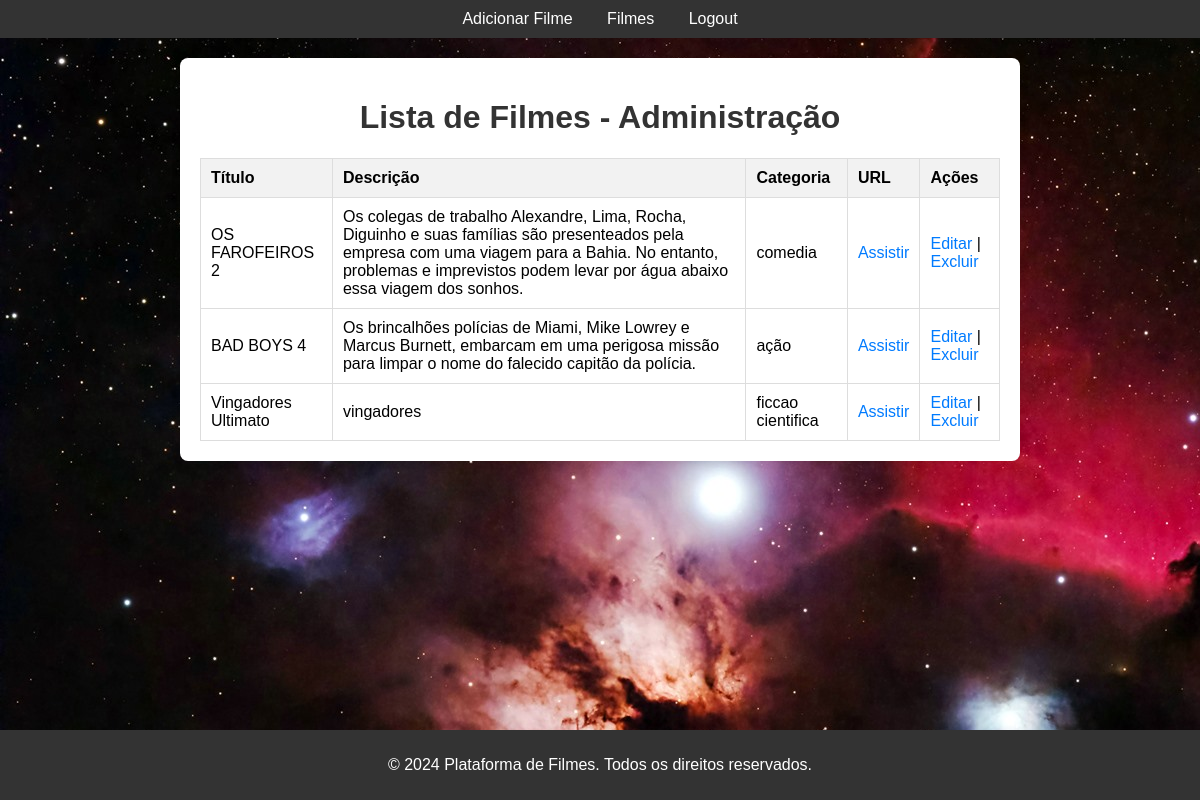
The app's page /Trabalho_filmes/admin/filmes.php (signed in) with its own data.
### tables this page shows
CREATE TABLE `filmes` (
  `id` int(11) NOT NULL,
  `titulo` varchar(100) NOT NULL,
  `descricao` text NOT NULL,
  `categoria` varchar(100) NOT NULL,
  `url` varchar(250) NOT NULL
);

### Trabalho_filmes/admin/filmes.php (the view, shortened to what this page needs)
<?php
include('../conexao.php');
$sql = "SELECT * FROM filmes";
$result = $conn->query($sql);
?>
<!DOCTYPE html>
<html lang="pt-br">
<head>
    <link rel="stylesheet" href="../css/style.css">
</head>
<body style="background-image: url(../admin/_background3.jpg);">
        <header>
            <nav>
                <ul>
                    <?php if (isset($_SESSION['tipo']) && $_SESSION['tipo'] == 'adm'): ?>
                        <li><a href="/Trabalho_filmes/admin/adicionar_filme.php">Adicionar Filme</a></li>
                    <?php endif; ?>
                    <li><a href="/Trabalho_filmes/admin/filmes.php">Filmes</a></li>
                    <?php if (isset($_SESSION['id'])): ?>
                        <li><a href="/Trabalho_filmes/login.php">Logout</a></li>
                    <?php else: ?>
                        <li><a href="/Trabalho_filmes/login.php">Login</a></li>
                        <li><a href="/Trabalho_filmes/cadastro.php">Cadastro</a></li>
                    <?php endif; ?>
                </ul>
            </nav>
        </header>
        <footer>
        <p>&copy; 2024 Plataforma de Filmes. Todos os direitos reservados.</p>
        </footer>
    <div class="container">
        <h1>Lista de Filmes - Administração</h1>
        <table>
            <tr>
                <th>Título</th>
                <th>Descrição</th>
                <th>Categoria</th>
                <th>URL</th>
                <th>Ações</th>
            </tr>
            <?php
            if ($result->num_rows > 0) {
                while ($row = $result->fetch_assoc()) {
                    echo "<tr>";
                    echo "<td>" . $row['titulo'] . "</td>";
                    echo "<td>" . $row['descricao'] . "</td>";
                    echo "<td>" . $row['categoria'] . "</td>";
                    echo "<td><a href='" . $row['url'] . "' target='_blank'>Assistir</a></td>";
                    echo "<td><a href='editar_filme.php?id=" . $row['id'] . "'>Editar</a> | <a href='excluir_filme.php?id=" . $row['id'] . "'>Excluir</a></td>";
                    echo "</tr>";
                }
            } else {
                echo "<tr><td colspan='5'>Nenhum filme encontrado.</td></tr>";
            }
            ?>
        </table>
    </div>
</body>
</html>

### Trabalho_filmes/css/style.css (style rules this page uses)
body { font-family: Arial, sans-serif; margin: 0; padding: 0; background-color: #f4f4f4; }
.container { max-width: 800px; margin: 20px auto; background-color: #fff; padding: 20px; border-radius: 8px; box-shadow: 0 0 10px rgba(0, 0, 0, 0.1); }
header { background-color: #333; color: white; padding: 10px 0; text-align: center; }
header nav ul { list-style-type: none; margin: 0; padding: 0; }
header nav ul li { display: inline; margin: 0 15px; }
header nav ul li a { color: white; text-decoration: none; }
footer { background-color: #333; color: white; text-align: center; padding: 10px 0; position: fixed; bottom: 0; width: 100%; }

### Trabalho_filmes/admin/filmes.php (style rules this page uses)
body { font-family: Arial, sans-serif; background-color: #f0f0f0; margin: 0; padding: 0; }
footer { background-color: #333; color: white; text-align: center; padding: 10px 0; position: fixed; bottom: 0; width: 100%; }
.container { max-width: 800px; margin: 20px auto; background-color: #fff; padding: 20px; border-radius: 8px; box-shadow: 0 0 10px rgba(0, 0, 0, 0.1); }
h1 { text-align: center; color: #333; }
table { width: 100%; border-collapse: collapse; margin-top: 20px; }
table th, table td { padding: 10px; border: 1px solid #ddd; text-align: left; }
table th { background-color: #f2f2f2; }
table td { background-color: #fff; }
table td a { color: #007bff; text-decoration: none; }
header { background-color: #333; color: white; padding: 10px 0; text-align: center; }

### records on screen
filmes: titulo "OS FAROFEIROS 2", descricao "Os colegas de trabalho Alexandre, Lima, Rocha, Diguinho e suas famílias são presenteados pela empresa com uma viagem para a Bahia. No entanto, problemas e imprevistos podem levar por água abaixo essa viagem dos sonhos.", categoria "comedia"
filmes: titulo "BAD BOYS 4", descricao "Os brincalhões polícias de Miami, Mike Lowrey e Marcus Burnett, embarcam em uma perigosa missão para limpar o nome do falecido capitão da polícia.", categoria "ação"
filmes: titulo "Vingadores Ultimato", descricao "vingadores", categoria "ficcao cientifica"
